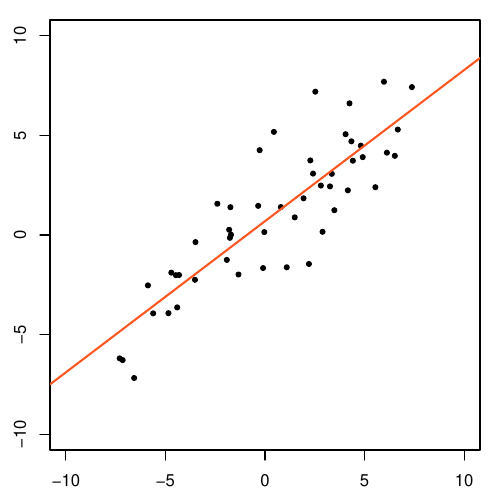

R code for this plot:

set.seed(1)

n <- 50
x <- runif(n, -7.5, 7.5)
y <- 0.75*x + 0.5 + rnorm(n, sd = 2)

stopifnot(all(y > -10 & y < 10))

model <- lm(y ~ x)


pdf("lm.pdf", width = 5, height = 5)
par(
    mar = c(2.5, 2.5, 1, 1),
    pty = "s"
)

plot(x, y, pch = 20, xlim = c(-10, 10), ylim = c(-10, 10))
abline(model, lwd = 2, col = "#FF5722")

dev.off()


pdf("lm_ols.pdf", width = 5, height = 5)
par(
    mar = c(2.5, 2.5, 1, 1),
    pty = "s"
)

plot(x, y, type = "n", xlim = c(-10, 10), ylim = c(-10, 10))

alpha <- coef(model)["(Intercept)"]
beta <- coef(model)["x"]

y1 <- alpha + beta*x

segments(x, y, x, y1, col = "darkgray")
abline(model, lwd = 2, col = "#FF5722")
points(x, y, pch = 20)

dev.off()

